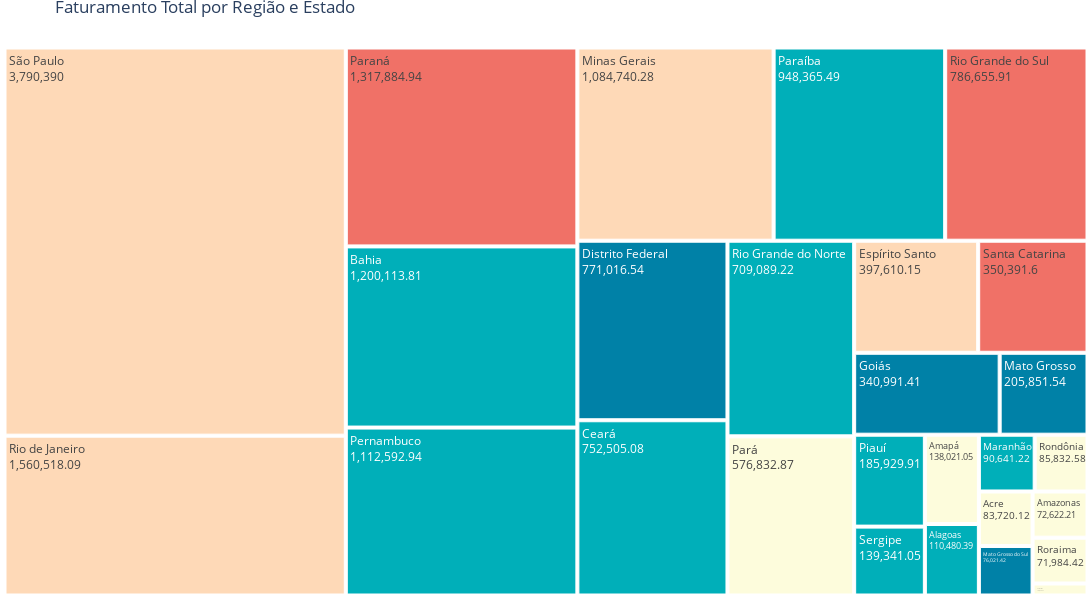

Notebook code for this chart:
### Code cell
# Filtrar as colunas desejadas
vendas_2023 = df[['regiao', 'uf', 'faturamento']]

# Criar o gráfico Treemap
fig = px.treemap(vendas_2023, path=['uf'], values='faturamento', color='regiao',
                color_discrete_map={'Centro-Oeste': '#0081a7',
                                   'Nordeste': '#00afb9',
                                   'Norte': '#fdfcdc',
                                   'Sudeste': '#fed9b7',
                                   'Sul': '#f07167'})

# Atualizando o layout para adicionar título
fig.update_layout(width=1400, height=600, title='Faturamento Total por Região e Estado', margin=dict(t=25, l=0, r=0, b=0))

# Adicionar os valores dentro dos retângulos
fig.update_traces(textinfo='label+value')

# Exibir o gráfico
fig.show()

### Figure 1 — Plotly figure (JSON) as saved in the notebook; plotly's stock layout.template omitted (floating-point values rounded to 4 significant figures)
{"data": [{"branchvalues": "total", "customdata": [["Norte"], ["Sul"], ["Norte"], ["Sul"], ["Nordeste"], ["Norte"], ["Nordeste"], ["Sudeste"], ["Nordeste"], ["Norte"], ["Sudeste"], ["Centro-Oeste"], ["Nordeste"], ["Sul"], ["Nordeste"], ["Nordeste"], ["Norte"], ["Sudeste"], ["Centro-Oeste"], ["Sudeste"], ["Centro-Oeste"], ["Nordeste"], ["Nordeste"], ["Nordeste"], ["Centro-Oeste"], ["Norte"], ["Norte"]], "domain": {"x": [0, 1], "y": [0, 1]}, "hovertemplate": "labels=%{label}<br>faturamento=%{value}<br>parent=%{parent}<br>id=%{id}<br>regiao=%{customdata[0]}<extra></extra>", "ids": ["Pará", "Paraná", "Amazonas", "Santa Catarina", "Ceará", "Roraima", "Maranhão", "Minas Gerais", "Paraíba", "Amapá", "Rio de Janeiro", "Mato Grosso", "Sergipe", "Rio Grande do Sul", "Rio Grande do Norte", "Piauí", "Tocantins", "São Paulo", "Mato Grosso do Sul", "Espírito Santo", "Distrito Federal", "Bahia", "Alagoas", "Pernambuco", "Goiás", "Rondônia", "Acre"], "labels": ["Pará", "Paraná", "Amazonas", "Santa Catarina", "Ceará", "Roraima", "Maranhão", "Minas Gerais", "Paraíba", "Amapá", "Rio de Janeiro", "Mato Grosso", "Sergipe", "Rio Grande do Sul", "Rio Grande do Norte", "Piauí", "Tocantins", "São Paulo", "Mato Grosso do Sul", "Espírito Santo", "Distrito Federal", "Bahia", "Alagoas", "Pernambuco", "Goiás", "Rondônia", "Acre"], "marker": {"colors": ["#fdfcdc", "#f07167", "#fdfcdc", "#f07167", "#00afb9", "#fdfcdc", "#00afb9", "#fed9b7", "#00afb9", "#fdfcdc", "#fed9b7", "#0081a7", "#00afb9", "#f07167", "#00afb9", "#00afb9", "#fdfcdc", "#fed9b7", "#0081a7", "#fed9b7", "#0081a7", "#00afb9", "#00afb9", "#00afb9", "#0081a7", "#fdfcdc", "#fdfcdc"]}, "name": "", "parents": ["", "", "", "", "", "", "", "", "", "", "", "", "", "", "", "", "", "", "", "", "", "", "", "", "", "", ""], "textinfo": "label+value", "type": "treemap", "values": [576800.0, 1318000.0, 72620.0, 350400.0, 752500.0, 71980.0, 90640.0, 1085000.0, 948400.0, 138000.0, 1561000.0, 205900.0, 139300.0, 786700.0, 709100.0, 185900.0, 18860.0, 3790390, 76020.0, 397600.0, 771000.0, 1200000.0, 110500.0, 1113000.0, 341000.0, 85830.0, 83720.0]}], "layout": {"height": 600, "legend": {"tracegroupgap": 0}, "margin": {"b": 0, "l": 0, "r": 0, "t": 25}, "title": {"text": "Faturamento Total por Região e Estado"}, "width": 1400}}
